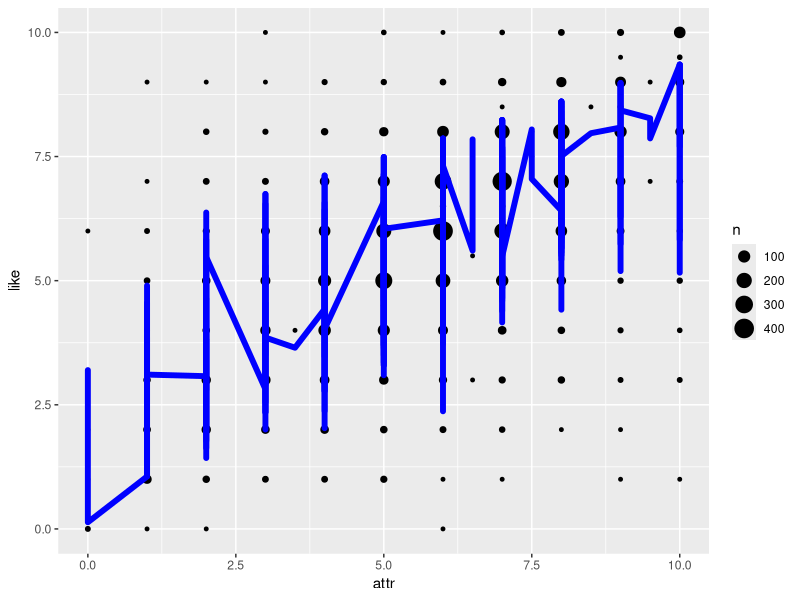
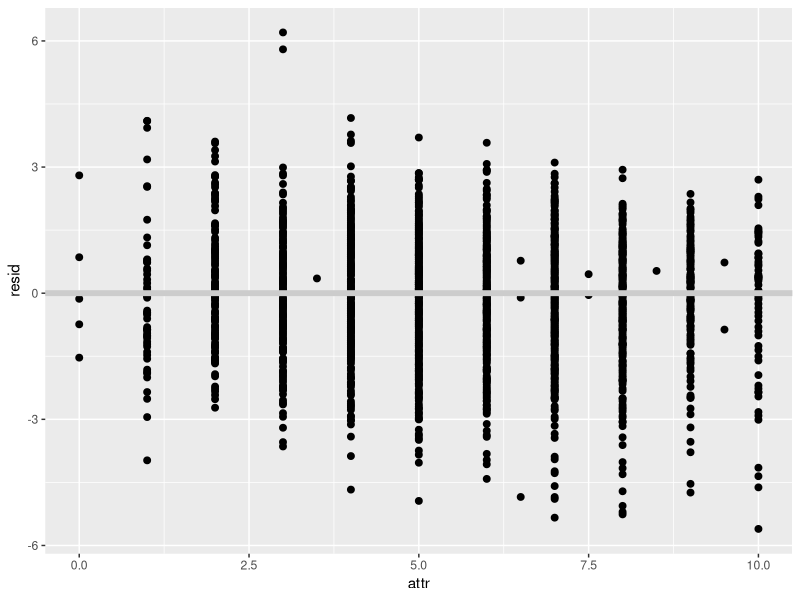

The R script that drew these images, in order:
## ---- chunk 1
knitr::opts_chunk$set(echo = TRUE, warning = FALSE, message = FALSE, fig.align="center")
## ---- chunk 2
library(tidyverse)
library(modelr)
library(broom)
## ---- chunk 3
speed_dating <- read.csv("speed-dating.csv")
## ---- chunk 4
data_dating <- speed_dating %>%
  select(attr, gender, fun, intel, like) %>%
  mutate(gen = if_else(gender == 0, "Mulher", "Homem"))
## ---- chunk 5
date.model = lm(like ~ attr + intel + fun, data = data_dating)

date_augmented = data_dating %>% 
  add_predictions(date.model) %>% 
  add_residuals(date.model)

tidy(date.model, conf.int = TRUE)
## ---- chunk 6
date_augmented %>% 
  ggplot(aes(x = attr)) + 
  geom_count(aes(y = like)) +
  geom_line(aes(y = pred), size = 2, colour = "blue")
  
## ---- chunk 7
date_augmented %>% 
  ggplot(aes(x = attr)) + 
  geom_count(aes(y = resid), size = 2) +
  geom_ref_line(h = 0, colour = "grey80")

tidy(date.model, conf.int = TRUE)
glance(date.model, conf.int = TRUE)
